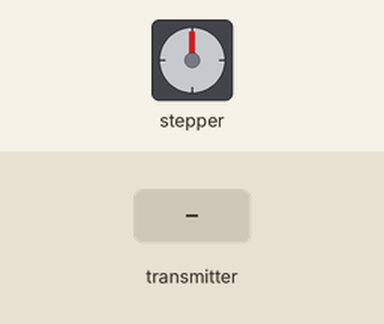
A sketch run on a simulated Arduino Uno, built with avr-gcc and run on an emulated ATmega328P. On the bench: stepper motor. Wiring (inferred from the names in the program): stepper motor driver (200 steps per turn assumed): step pin 2; direction pin 3. Inputs (shaded band) come from the test bench. No radio packets arrive unless stated; what the sketch prints to the serial monitor is not drawn.

Above: at 1.2 s.
1.3 s: the transmitter starts sending x = 0
At 1.45 s:
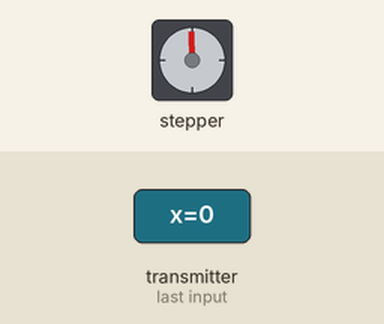
At 2.05 s:
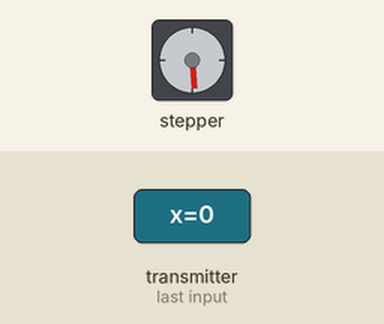
4.3 s: the transmitter starts sending x2 = 256
At 5.05 s:
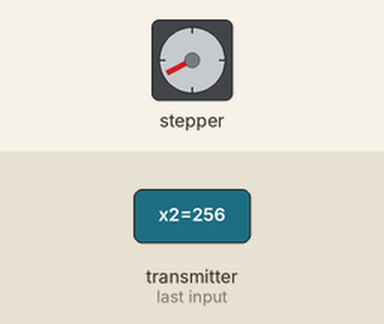
7.3 s: the transmitter starts sending y = 0
10.3 s: the transmitter starts sending button = 0
13.3 s: the transmitter starts sending x2 = 0
Timing chart, 0 to 17.3 s (numbered marks = the images above; inputs shaded):
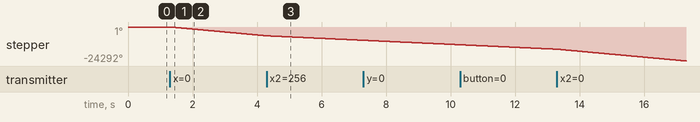

The sketch:

V2worksfast.ino
```cpp
#include <SPI.h>
#include <nRF24L01.h>
#include <RF24.h>

RF24 radio(9, 10); // CE, CSN
const byte address[6] = "00001";

// Stepper motor pins
#define STEP_PIN 2
#define DIR_PIN 3

// Motor configuration
#define STEPS_PER_REV 200
#define MAX_SPEED 300      // Minimum delay (fastest)
#define MIN_SPEED 2000     // Maximum delay (slowest)

struct DataPacket {
  int x;
  int y;
  bool button;
  int x2;       // Joystick 2 X for motor control
};

DataPacket data;
unsigned long lastStepTime = 0;
unsigned long lastReceiveTime = 0;
int currentDelay = 1000;
bool motorDirection = HIGH;
bool motorEnabled = false;

void setup() {
  Serial.begin(9600);
  Serial.println("Arena Receiver Ready - Stepper Control");

  pinMode(STEP_PIN, OUTPUT);
  pinMode(DIR_PIN, OUTPUT);
  digitalWrite(STEP_PIN, LOW);

  radio.begin();
  radio.openReadingPipe(0, address);
  radio.setPALevel(RF24_PA_LOW);
  radio.startListening();
}

void loop() {
  // CHECK for radio data (non-blocking)
  if (radio.available()) {
    radio.read(&data, sizeof(data));
    lastReceiveTime = millis();

    int joystickValue = data.x2;

    // Deadzone
    if (joystickValue > 412 && joystickValue < 612) {
      motorEnabled = false;
    } else {
      motorEnabled = true;

      if (joystickValue < 412) {
        motorDirection = LOW;
        currentDelay = map(constrain(joystickValue, 0, 412), 0, 412, MAX_SPEED, MIN_SPEED);
      } else {
        motorDirection = HIGH;
        currentDelay = map(constrain(joystickValue, 612, 1023), 612, 1023, MIN_SPEED, MAX_SPEED);
      }

      digitalWrite(DIR_PIN, motorDirection);
    }
  }

  // Stop motor if no signal for 500ms (safety)
  if (millis() - lastReceiveTime > 500) {
    motorEnabled = false;
  }

  // CONTINUOUSLY step the motor based on last received joystick value
  // This runs independently of radio reception!
  if (motorEnabled && (micros() - lastStepTime >= currentDelay)) {
    digitalWrite(STEP_PIN, HIGH);
    delayMicroseconds(5);
    digitalWrite(STEP_PIN, LOW);
    lastStepTime = micros();
  }
}
```

Measured:
- after the input at 1.3 s, stepper: keeps turning counter-clockwise at about 2106°/s, starting at once
